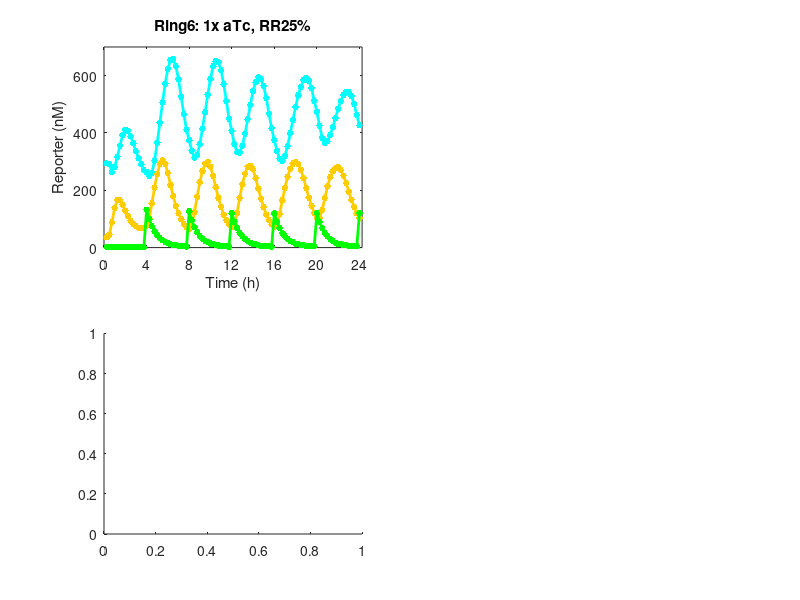

Recreate this plot in MATLAB. (Note: this script raises an error after producing the figure.)
clear all
close all

%%
load('210628_time.mat')
load('210628_intensities.mat')
load('cal_data')

leg={'Ring1: 0x aTc, RR25%','Ring2: 0x aTc, RR25%','Ring3: 0x aTc, RR30%','Ring4: 0x aTc, RR30%',...
    'Ring5: 1x aTc, RR25%','Ring6: 1x aTc, RR25%','Ring7: 1.2x aTc, RR30%','Ring8: 1.2x aTc, RR30%'};

R=size(intensities,1); %numReactors
C=size(intensities,2); %numChannels
T=size(intensities,4); %numTimepoints



% calibrate
intensities(:,1,:,:)=intensities(:,1,:,:)/cal_data(3).norm_int/8*1000;
intensities(:,2,:,:)=intensities(:,2,:,:)/cal_data(2).norm_int/8*1000;
intensities(:,3,:,:)=intensities(:,3,:,:)/cal_data(1).norm_int/8*1000;
    
time=time+0.25;
%% time traces with findpeaks
figure(1)
    for r=6
        subplot(2,2,1)
            fi=squeeze(intensities(r,:,1,:));
          
            hold all
            plot(time,fi(1,:),'.-c','LineWidth',2,'MarkerSize',15)
            plot(time,fi(2,:),'.-','LineWidth',2,'MarkerSize',15,'Color',[1,0.8,0])
            plot(time,fi(3,:),'.-g','LineWidth',2,'MarkerSize',15)

            xlabel('Time (h)')
            ylabel('Reporter (nM)')
            box('on')
            title(leg{1,r});
            xlim([0,24.25]);
            xticks(0:4:24)
            ylim([0,700]);
            yticks([0:200:600])
    end
    
    
    % lambda
    subplot(2,2,3)
        [~,in_idx,~,~]=findpeaks(fi(3,:),'MinPeakDistance',3,'MinPeakProminence',1); % until 48 h

        RR_insta=1-fi(3,2:end)./fi(3,1:end-1);
        RR_insta(RR_insta>1 | RR_insta<0)=nan;
        RR_insta(fi(3,1:end-1)/max(fi(3,1:end-1))<0.3)=nan;
        hold all
        RRi24h=nanmean(RR_insta(1:end));
        lambda=-log(1-RRi24h)*mean(diff(in_idx))/pi();
        plot([0,50],[1,1]*RRi24h,'--r')
        plot(time(2:96),RR_insta,'.')
        title(sprintf('Inst. Refresh Ratio=%.1f, L=%.2f',[RRi24h*100,lambda]))
        ylim([floor(min(RR_insta)*100)/100,ceil(max(RR_insta)*100)/100])
        xlim([0,24.25])
        xticks(0:4:24)
        xlabel('Time (h)')
        box('on')
   
%%
load('210611_time.mat')
load('210611_intensities.mat')
load('cal_data')

leg={'Ring1: 50 nM TetR, 0 h, RR20%','Ring2: 50 nM TetR, 2 h, RR20%','Ring3: 50 nM TetR, 2.5 h, RR20%','Ring4: 50 nM TetR, 3 h, RR20%',...
    'Ring5: 50 nM TetR, 3.5 h, RR20%','Ring6: 50 nM TetR, 4 h, RR20%','Ring7: 50 nM TetR, 5 h, RR20%','Ring8: 50 nM TetR, 0 h, RR20%'};

R=size(intensities,1); %numReactors
C=size(intensities,2); %numChannels
T=size(intensities,4); %numTimepoints

% calibrate
intensities(:,1,:,:)=intensities(:,1,:,:)/cal_data(3).norm_int*1000;
intensities(:,2,:,:)=intensities(:,2,:,:)/cal_data(2).norm_int*1000;
intensities(:,3,:,:)=intensities(:,3,:,:)/cal_data(1).norm_int*1000;
    
time=time+0.25;
%% time traces with findpeaks
figure(1)
    for r=7
        subplot(2,2,2)
            fi=squeeze(intensities(r,:,1,:));
        
          
            hold all
            plot(time,fi(1,:),'.-c','LineWidth',2,'MarkerSize',15)
            plot(time,fi(2,:),'.-','LineWidth',2,'MarkerSize',15,'Color',[1,0.8,0])
            plot(time,fi(3,:),'.-r','LineWidth',2,'MarkerSize',15)

            xlabel('Time (h)')
            ylabel('Reporter (nM)')
            box('on')
            title(leg{1,r});
            xlim([0,24.25]);
            xticks([0:5:20,24])
            ylim([0,350]);
            yticks([0:100:300])
    end
    %lambda
    subplot(2,2,4)
        [~,in_idx,~,~]=findpeaks(fi(3,:),'MinPeakDistance',3,'MinPeakProminence',1); % until 48 h

        RR_insta=1-fi(3,2:end)./fi(3,1:end-1);
        RR_insta(RR_insta>1 | RR_insta<0)=nan;
        RR_insta(fi(3,1:end-1)/max(fi(3,1:end-1))<0.3)=nan;
        hold all
        RRi24h=nanmean(RR_insta(1:end));
        lambda=-log(1-RRi24h)*mean(diff(in_idx))/pi();
        plot([0,50],[1,1]*RRi24h,'--r')
        plot(time(2:96),RR_insta,'.')
        title(sprintf('Inst. Refresh Ratio=%.1f, L=%.2f',[RRi24h*100,lambda]))
        ylim([floor(min(RR_insta)*100)/100,ceil(max(RR_insta)*100)/100])
        xlim([0,24.25])
        xticks(0:4:24)
        xlabel('Time (h)')
        box('on')

    
%% trajectory for figure 6
figure(2)
    plot(fi(2,20:end),fi(1,20:end),'-k','LineWidth',2)
    ylabel('mT');xlabel('mV');
    xlim([20,100]);ylim([50,220]);
